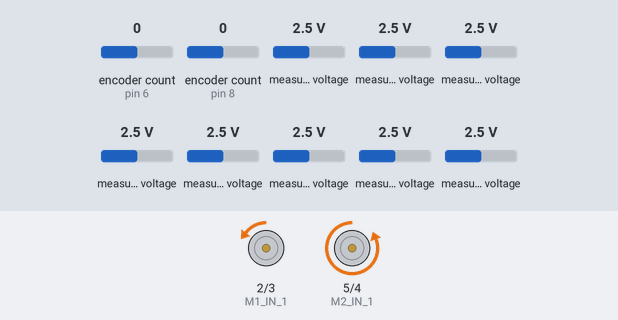
The sketch below on a simulated Arduino Uno, built with avr-gcc and run on an emulated ATmega328P. On the bench: motor-driver pin pairs drawn as motors (green arrow = first pin HIGH = forward, orange = second pin HIGH = backward, longer = more drive). Inputs (shaded band) come from the test bench; at power-on: measured voltage 2.5 V, encoder count (sensors on pin 6, pin 8) 0. What the sketch prints to the serial monitor is not drawn.

Above: at 1.2 s.
1.3 s: measured voltage (sensor 200) set to 0.1 V
4.3 s: measured voltage (sensor 201) set to 0.1 V
At 4.34 s:
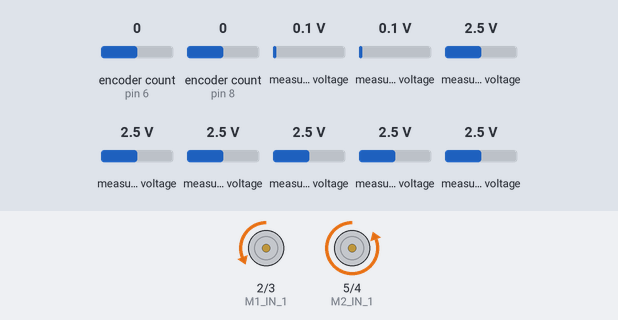
7.3 s: measured voltage (sensor 202) set to 0.1 V
At 8.5 s:
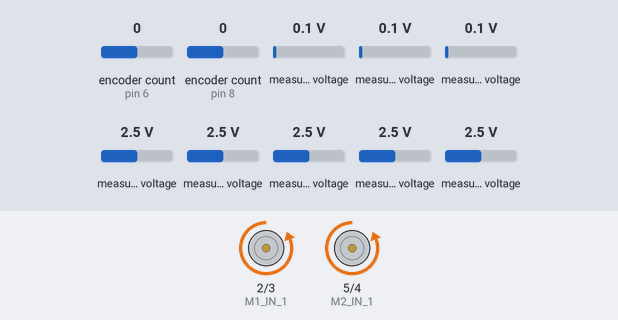
Timing chart, 0 to 10.3 s (numbered marks = the images above; inputs shaded):
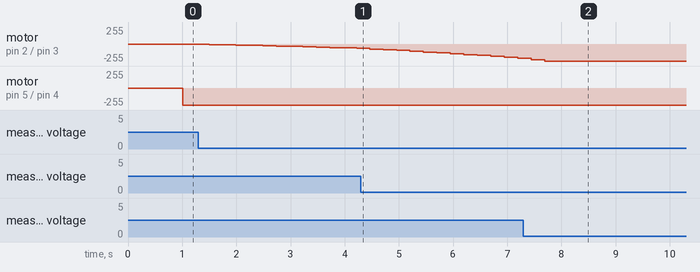

The sketch:

15_clean_tuned_both_motors_line.ino
```cpp
// INPROGRESS
// THOUGHTS:
// PRELOAD SETPOINTS FOR NEGATIVE ROOM. <-- CROSS THIS BRIDGE WHEN WE GET THERE.
// PUT BACK IN SERIAL READ IN ORDER TO TUNE TURNING. POSSIBLE SET UP TUNNING IN SOME SORT OF WAY WHERE THE ROBOT IS STATIONARY. THEN APPLY MOVING FORWARD.


// QUESTIONS FOR LEVI:
// 1. HOW MUCH SLOWE DOES THE LINE LOOP NEED TO BE.
// 2. MOTORS DO NOT MOVE BACKWARDS.
// 3. THE LOOSE ENCODER WIRE.


// ______ LIBRARYS______

#include <PID_v1.h>
#include <Encoder.h>
#include <Adafruit_MCP3008.h>


// ______ GLOBAL VARIABLES by Function ______


// PID LF CONTROL

  unsigned int prev_line_err_time = 0 ;


// PID VL CONTROL

  float twinky_one = 0 ;
  float twinky_two = 0 ;
  float twinky_one_speed = 0.15 ;
  float twinky_two_speed = 0.15 ;
  unsigned int prev_twinky_time = 0 ;


// LINE ERROR CALC

  int a = 0 ;
  unsigned int light_values_left_sum = 0 ;
  unsigned int light_values_right_sum = 0 ;
  unsigned int light_values[ 16 ] ; // <-- ARRAY OF 16 INCASE OF GOING OUT OF ARRAY BOUNDS SO AS TO NOT RIGHT RANDOM INFORMATION IN RANDOM PLACES IN MEMORY.
  int line_error = 0 ;


// PRINT OUT

  unsigned int prev_print_time = 0 ;


// PID CONTROLLERS

  double whl_1_vl_Kp = 00.9500 ;
  double whl_1_vl_Ki = 60.0000 ;
  double whl_1_vl_Kd = 00.00205 ;

  double whl_2_vl_Kp = 00.9500 ;
  double whl_2_vl_Ki = 60.0000 ;
  double whl_2_vl_Kd = 00.00205 ;

  double line_err_Kp = 00.0001 ;
  double line_err_Kp_test = 00.0001 ;
  double line_err_Ki = 00.0000 ;
  double line_err_Kd = 00.0001 ;

  double whl_1_vl_setpoint = 0 ;
  double whl_1_vl_feedback = 0 ;
  double whl_1_vl_output = 0 ;

  double whl_2_vl_setpoint = 0 ;
  double whl_2_vl_feedback = 0 ;
  double whl_2_vl_output = 0 ;

  double line_err_setpoint = 0 ;
  double line_err_feedback = 0 ;
  double line_err_output = 0 ;

  float twinky_max = 0.15 ;
  float twinky_min = -0.15 ;


// HARDWARE PINS

  const short RF_CS = A4 ;
  const short ADC_1_CS = A3 ;
  const short ADC_2_CS = A2 ;

  const unsigned short M1_IN_1 = 2 ;
  const unsigned short M1_IN_2 = 3 ;
  const unsigned short M2_IN_1 = 5 ;
  const unsigned short M2_IN_2 = 4 ;

  const unsigned short M1_ENC_A = 6 ;
  const unsigned short M1_ENC_B = 7 ;
  const unsigned short M2_ENC_A = 8 ;
  const unsigned short M2_ENC_B = 9 ;


// _______ OBJECTS _______

Adafruit_MCP3008 adc1;
Adafruit_MCP3008 adc2;

Encoder enc1( M1_ENC_A, M1_ENC_B ) ;
Encoder enc2( M2_ENC_A, M2_ENC_B ) ;

PID whl_1_vl_PID( &whl_1_vl_feedback, &whl_1_vl_output, &whl_1_vl_setpoint, whl_1_vl_Kp, whl_1_vl_Ki, whl_1_vl_Kd, DIRECT ) ;
PID whl_2_vl_PID( &whl_2_vl_feedback, &whl_2_vl_output, &whl_2_vl_setpoint, whl_2_vl_Kp, whl_2_vl_Ki, whl_2_vl_Kd, DIRECT ) ;
PID line_err_PID( &line_err_feedback, &line_err_output, &line_err_setpoint, line_err_Kp, line_err_Ki, line_err_Kd, DIRECT ) ;


// ______ FUNCTION DECLARATION ______

void printout() ;
void speedometor() ;
void command_motors() ;
void pid_vl_control() ;
void pid_lf_control() ;
void line_error_calc() ;
void light_sensor_read() ;


// ______ SETUP ______

void setup()
{

  // BEGIN SERIAL
  Serial.begin(9600) ;

  // RADIO?
  pinMode(RF_CS, OUTPUT);
  digitalWrite(RF_CS, HIGH); // Without this the nRF24 will write to the SPI bus while the ADC's are also talking

  // ADC INITIATION
  adc1.begin(ADC_1_CS);
  adc2.begin(ADC_2_CS);

  // PID SETTINGS
  whl_1_vl_PID.SetMode( AUTOMATIC ) ;
  whl_1_vl_PID.SetOutputLimits ( -255, 255 ) ;
  whl_1_vl_PID.SetSampleTime( 1 ) ;

  whl_2_vl_PID.SetMode( AUTOMATIC ) ;
  whl_2_vl_PID.SetOutputLimits ( -255, 255 ) ;
  whl_2_vl_PID.SetSampleTime( 1 ) ;

  line_err_PID.SetMode( AUTOMATIC ) ;
  line_err_PID.SetOutputLimits ( -1 , 1 ) ;
  line_err_PID.SetSampleTime( 1 ) ;


} // <-- setup()


// _____________ MAIN _____________                                <---------- M A I N ---------<

void loop()
{


    // LINE FOLLOW PID CONTROL
    if( ( millis() - prev_line_err_time ) > 40 ) pid_lf_control() ;  // <-- NOT SURE HOW MUCH SLOWER THIS LOOP SHOULD BE.

    // MOTOR PID CONTROL
    if( ( millis() - prev_twinky_time ) > 20 ) pid_vl_control() ;

    // PRINTOUT
    if( ( millis() - prev_print_time ) > 100 ) printout() ;


} // <-- main()                                                     <---------- E N D ---------<


// ___________________________________________ FUNCTION LAND ___________________________________________
// _____________________________________________________________________________________________________


// ______ PID LF CONTROL () ______

void pid_lf_control()
{

        // UPDATE TIME STAMP
        prev_line_err_time = millis() ;

        // CALCULATE LINE ERROR RAW VALUE
        line_error_calc() ;

        // COPY IN ERROR VALUE
        line_err_feedback = line_error ;

        // COMPUTE PID LF OUTPUT
        line_err_PID.Compute() ;

        // SCALE TWINKY SPEED FOR LEFT WHEEL M1
        //twinky_one_speed = twinky_max * line_err_output ;
        twinky_one_speed = twinky_max * line_error * line_err_Kp_test ;

        // SCALE TWINKY SPEEED FOR RIGHT WHEEL M2
        // twinky_two_speed = twinky_max * line_err_output ;  // <-- DO NOT NEED TO MAKE NEGATIVE BECAUSE MOTOR II IS ALREADY MOUNTED BACKWARDS?


} // <-- pid_lf_control()


// ______ PID VL CONRTOL () ______

void pid_vl_control()
{

    // MOVE THE TWINKY FORWARD
    twinky_one = twinky_one + ( millis() - prev_twinky_time ) * twinky_one_speed ;
    twinky_two = twinky_two + ( millis() - prev_twinky_time ) * twinky_two_speed ;

    // UPDATE TIME STAMP
    prev_twinky_time = millis() ;

    // COPY WHEELSPEED VALUE
    whl_1_vl_setpoint = twinky_one ;
    whl_2_vl_setpoint = twinky_two ;

    // GRAB FEEDBACK TICKS
    whl_1_vl_feedback = enc1.read() ;
    whl_2_vl_feedback = enc2.read() * -1 ;

    // COMPUTE PID VL OUTPUT
    whl_1_vl_PID.Compute() ;
    whl_2_vl_PID.Compute() ;

    // COMMAND MOTORS
    command_motors() ;


} // <-- pid_vl_control()


// ______ LINE ERROR CALC () ______

void line_error_calc()
{

    // READ IN LIGHT VALUES
    light_sensor_read() ;

    // ZERO-OUT SUMS
    light_values_left_sum = 0 ;
    light_values_right_sum = 0 ;

    // ADD UP LEFT SIDE
    for ( a = 0 ; a < 6 ; a++ ) light_values_left_sum = light_values_left_sum + light_values[ a ] ;

    // ADD UP RIGHT SIDE
    for ( a = 7 ; a < 13 ; a++ ) light_values_right_sum = light_values_right_sum + light_values[ a ] ;

    // CALCULATE ERROR
    line_error = light_values_left_sum - light_values_right_sum ;


} // <-- line_error()


void light_sensor_read()
{

    // LOCAL VARIABLES
    int adc1_buf[8] ;
    int adc2_buf[8] ;


    // READ IN VALUES
    for ( a = 0 ; a < 8 ; a++ )
    {
        adc1_buf[ a ] = adc1.readADC( a ) ;
        adc2_buf[ a ] = adc2.readADC( a ) ;
    }


    // COMBINE INTO ONE ARRAY
    light_values[ 12 ] = adc1_buf[ 0 ] ;
    light_values[ 11 ] = adc2_buf[ 0 ] ;
    light_values[ 10 ] = adc1_buf[ 1 ] ;
    light_values[ 9 ] = adc2_buf[ 1 ] ;
    light_values[ 8 ] = adc1_buf[ 2 ] ;
    light_values[ 7 ] = adc2_buf[ 2 ] ;
    light_values[ 6 ] = adc1_buf[ 3 ] ;
    light_values[ 5 ] = adc2_buf[ 3 ] ;
    light_values[ 4 ] = adc1_buf[ 4 ] ;
    light_values[ 3 ] = adc2_buf[ 4 ] ;
    light_values[ 2 ] = adc1_buf[ 5 ] ;
    light_values[ 1 ] = adc2_buf[ 5 ] ;
    light_values[ 0 ] = adc1_buf[ 6 ] ;


} // <-- light_sensor_read()


// _________ COMMAND MOTORS () _________

void command_motors()
{

    // IF PID_1 FORWARD
    if ( whl_1_vl_output > 0 )
    {
        analogWrite( M1_IN_1 , 0 ) ;
        analogWrite( M1_IN_2 , whl_1_vl_output ) ;
    }

    // IF PID_1 REVERSE
    else
    {
        analogWrite( M1_IN_1 , -whl_1_vl_output * -1 ) ;
        analogWrite( M1_IN_2 , 0 ) ;
    }


    // IF PID_2 FORWARD
    if ( whl_2_vl_output > 0 )
    {
        analogWrite( M2_IN_1 , 0 ) ;
        analogWrite( M2_IN_2 , whl_2_vl_output ) ;
    }

    // IF PID_2 REVERSE
    else
    {
        analogWrite( M2_IN_1 , whl_2_vl_output * -1 ) ;
        analogWrite( M2_IN_2 , 0 ) ;
    }


} // <--- command_motors()


// _________ PRINTOUT () _________

void printout()
{

    // UPDATE TIME STAMP FOR FUNCTION
    prev_print_time = millis () ;


    Serial.println() ;


  // PRINT LIGHT BAR ARRAY VALUES
  for ( a = 0 ; a < 13 ; a++ )
  {
      Serial.print( light_values[ a ] ) ;
      Serial.print("   ") ;
  }


    Serial.println() ;


    // PRINT
    //Serial.print( " tick_count: " ) ;
    //Serial.print( enc1.read() ) ;


    // PRINT
    //Serial.print( "       whl_1_vl_set: " ) ;
    //Serial.print( whl_1_vl_setpoint, 3 ) ;


    // PRINT
    //Serial.print( "       whl_1_vl_in: " ) ;
    //Serial.print( whl_1_vl_feedback, 3 ) ;


    // PRINT
    //Serial.print( "       whl_2_vl_in: " ) ;
    //Serial.print( whl_2_vl_feedback, 3 ) ;

/*
    // PRINT
    Serial.print( "       whl_1_vl_Kp: " ) ;
    Serial.print( whl_1_vl_Kp , 4 ) ;


    // PRINT
    Serial.print( "       whl_1_vl_Ki: " ) ;
    Serial.print( whl_1_vl_Ki , 4 ) ;


    // PRINT
    Serial.print( "       whl_1_vl_Kd: " ) ;
    Serial.print( whl_1_vl_Kd , 8 ) ;
*/

    // PRINT
    Serial.print( "       err_v1: " ) ;
    Serial.print( whl_1_vl_setpoint - whl_1_vl_feedback, 1 ) ;


    // PRINT
    Serial.print( "       err_v2: " ) ;
    Serial.print( whl_2_vl_setpoint - whl_2_vl_feedback, 1 ) ;


    // PRINT
    Serial.print( "       whl_1_out: " ) ;
    Serial.print( whl_1_vl_output, 1 ) ;


    // PRINT
    Serial.print( "       whl_2_out: " ) ;
    Serial.print( whl_2_vl_output, 1 ) ;


    // PRINT
    Serial.print( "       ln_err: " ) ;
    Serial.print( line_error ) ;


    // PRINT
    Serial.print( "       ln_err_out: " ) ;
    Serial.print( line_err_output, 4 ) ;


    // PRINT
    Serial.print( "       ln_err_out_test: " ) ;
    Serial.print( line_error * line_err_Kp_test , 4 ) ;


} // <--- printout()
```
